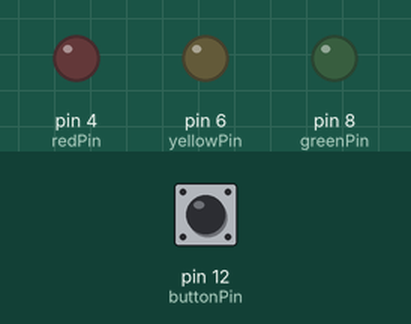
Simulated run of this sketch. Board: Arduino Uno, built with avr-gcc and run on an emulated ATmega328P. On the bench: output pins drawn as LEDs (lit = HIGH). Dashed ring = blinking. Inputs (shaded band) come from the test bench; at power-on: pin 12 (buttonPin) LOW.

Above: at 1.2 s.
1.3 s: pin 12 (buttonPin) pulled HIGH for 3.2 s
At 4.9 s:
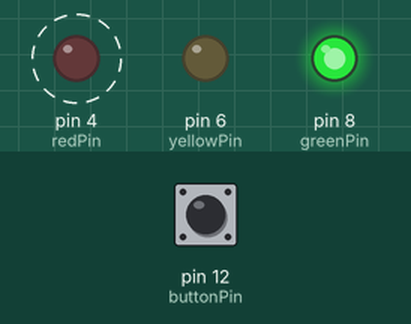
6.0 s: pin 12 (buttonPin) pulled HIGH for 0.15 s
At 7.2 s:
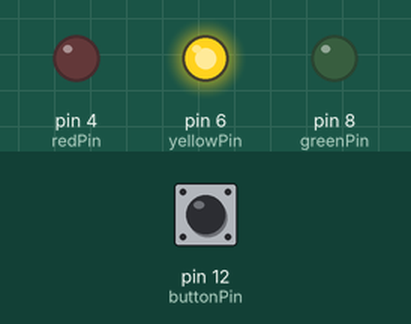
7.6 s: pin 12 (buttonPin) pulled HIGH for 1 s
At 9.0 s:
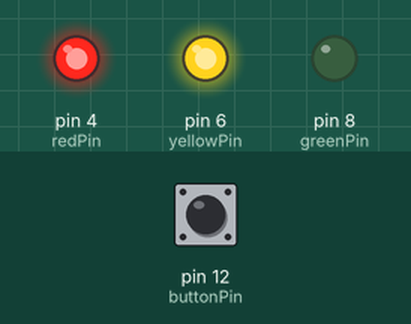
Timing chart, 0 to 10.6 s (numbered marks = the images above; inputs shaded):
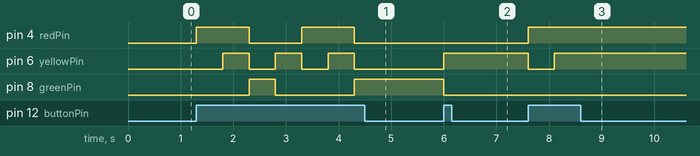

Measured:
- after the input at 1.3 s, pin 4 (redPin): alternates HIGH for 1.0 s and LOW for 1.0 s, starting at once; pin 6 (yellowPin): alternates HIGH for 0.50 s and LOW for 0.50 s, 6 changes in all, then stays LOW, starting after 0.50 s; pin 8 (greenPin): LOW → HIGH after 1.0 s, → LOW 0.50 s later, → HIGH 1.5 s later
- after the input at 6.0 s, pin 6 (yellowPin): LOW → HIGH at once; pin 8 (greenPin): HIGH → LOW at once
- after the input at 7.6 s, pin 4 (redPin): LOW → HIGH at once; pin 6 (yellowPin): HIGH → LOW at once, → HIGH 0.50 s later

The sketch:

Traffic_Lights.ino
```cpp
int redPin = 4;
int yellowPin = 6;
int greenPin = 8;
int buttonPin = 12;
int state = 0;
void setup()
{
pinMode(redPin, OUTPUT);
pinMode(yellowPin, OUTPUT);
pinMode(greenPin, OUTPUT);
pinMode(buttonPin, INPUT);
}
void loop()
{
if (digitalRead(buttonPin))
{
if (state == 0)
{
setLights(HIGH, LOW, LOW);
state = 1;
}
else if (state == 1)
{
setLights(HIGH, HIGH, LOW);
state = 2;
}
else if (state == 2)
{
setLights(LOW, LOW, HIGH);
state = 3;
}
else if (state == 3)
{
setLights(LOW, HIGH, LOW);
state = 0;
}
delay(500);
}
}
void setLights(int red, int yellow,
int green)
{
digitalWrite(redPin, red);
digitalWrite(yellowPin, yellow);
digitalWrite(greenPin, green);
}
```
